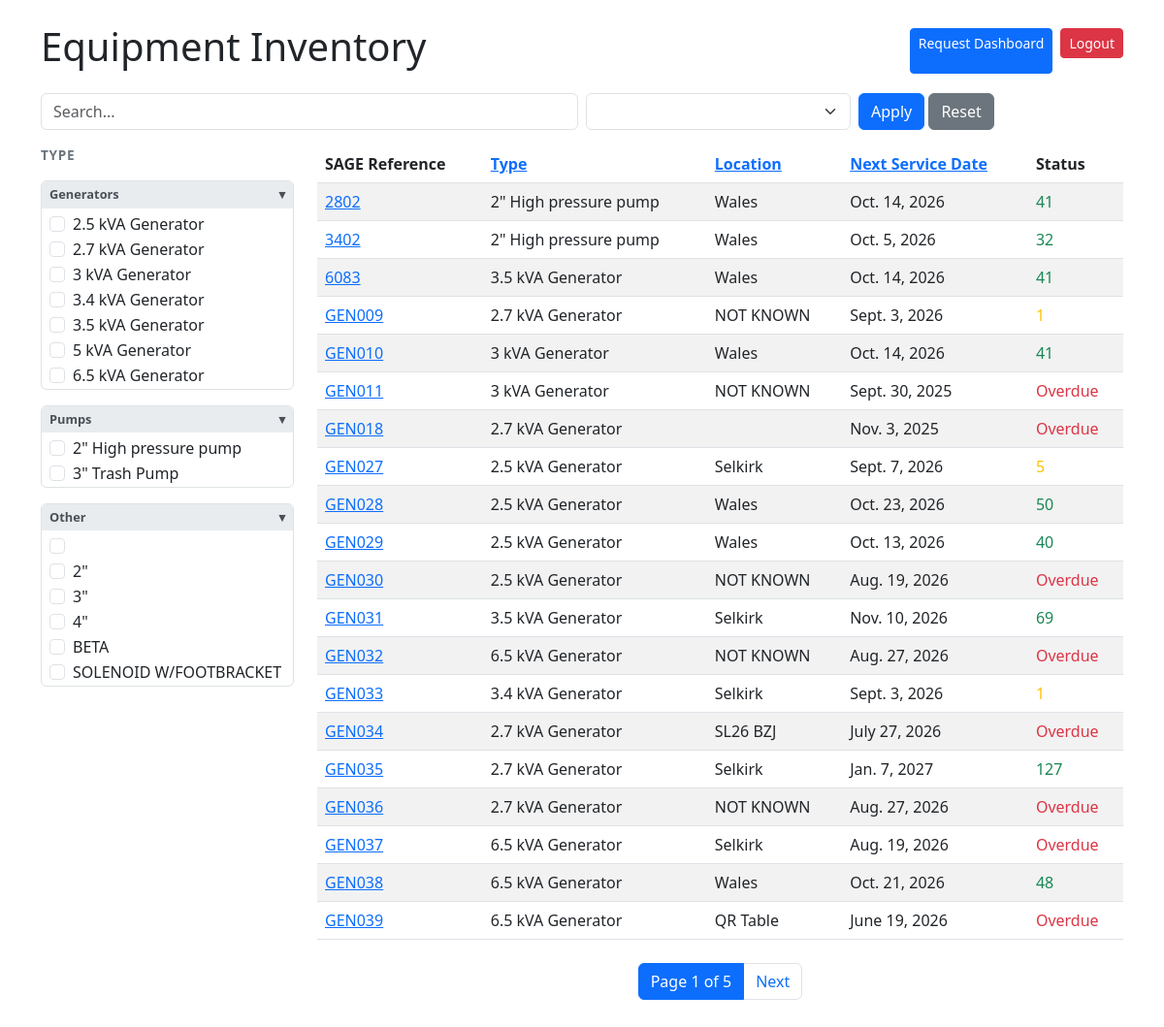
The app's page / (signed in) with its own data.
### inventory/models.py (models this page shows, shortened)
class Equipment(models.Model):
    SAGE_num = models.CharField(max_length=100, unique=True)
    type = models.CharField(max_length=200, blank=True)
    serial_number = models.CharField(max_length=200, blank=True)
    location = models.CharField(max_length=200, blank=True)
    purchase_date = models.DateField(null=True, blank=True)
    last_service = models.DateField(null=True, blank=True)
    notes = models.TextField(blank=True)
    @property
    def next_service(self):
        if self.last_service:
            return self.last_service + relativedelta(months=6)
        return None
    @property
    def days_till_service(self):
        if self.next_service:
            today = timezone.now().date()
            return (self.next_service - today).days
        return None

### inventory/views.py (the view, shortened to what this page needs)
# urls.py: path('', views.equipment_list, name='equipment_list'),
@login_required
def equipment_list(request):
    equipment = Equipment.objects.all()
    query = request.GET.get("q", "")
    location_filter = request.GET.get("location", "")
    if location_filter:
        equipment = equipment.filter(location=location_filter)
    selected_types = request.GET.getlist("type")
    if selected_types:
        equipment = equipment.filter(type__in=selected_types)
    from django.db.models import F, ExpressionWrapper, DateField
    from django.utils import timezone
    from datetime import timedelta
    equipment = equipment.annotate(
        next_service_calc=ExpressionWrapper(
            F("last_service") + timedelta(days=182),
            output_field=DateField()
        )
    )
    sort = request.GET.get("sort", "SAGE_num")  # default sort by SAGE_num
    direction = request.GET.get("direction", "asc")  # default asc
    allowed_sorts = ["SAGE_num", "type", "location", "next_service_calc"]
    if sort in allowed_sorts:
        if direction == "desc":
            equipment = equipment.order_by(f"-{sort}")
        else:
            equipment = equipment.order_by(sort)
    else:
        equipment = equipment.order_by("SAGE_num")    # fallback default
    paginator = Paginator(equipment, 20)  # 20 items per page
    page_number = request.GET.get("page")
    page_obj = paginator.get_page(page_number)    # page_number if go back to old
    locations = Equipment.objects.values_list('location', flat=True).distinct().order_by('location')
    return render(request, "inventory/equipment_list.html", {
        "page_obj": page_obj,
        "type_groups": get_type_groups(),  # get grouped types for checkboxes
        "locations": locations,
        'selected_types': selected_types, # passed back so checkboxes stay ticked
        "location_filter": location_filter,  # pass back so dropdown stays selected
        "query":           query,            # pass back so search box stays filled
    })

### inventory/views.py (called while the page is built)
def get_type_groups():
    all_types = Equipment.objects.values_list('type', flat=True).distinct().order_by('type')
    groups = {
        "Generators":    [],
        "Pumps":         [],
        "Submersibles":  [],
        "Dosing Pumps":  [],
        "Other":         [],
    }
    for t in all_types:
        t_lower = t.lower()
        if "generator" in t_lower:
            groups["Generators"].append(t)
        elif "dosing" in t_lower:
            groups["Dosing Pumps"].append(t)
        elif "sub" in t_lower:
            groups["Submersibles"].append(t)
        elif "pump" in t_lower:
            groups["Pumps"].append(t)
        else:
            groups["Other"].append(t)
    return {k: v for k, v in groups.items() if v}

### inventory/templates/inventory/equipment_list.html (shortened to what this page needs)
<link href="https://cdn.jsdelivr.net/npm/bootstrap@5.3.0/dist/css/bootstrap.min.css" rel="stylesheet">
<div class="container mt-4">
    <div class="d-flex justify-content-between align-items-center mb-3">
        <h1>Equipment Inventory</h1>
        <div class="d-flex gap-2">
            <a href="{% url 'request_dashboard' %}" class="btn btn-primary btn-sm">
                Request Dashboard
            </a>
            <form method="post" action="{% url 'logout' %}">
                <button class="btn btn-danger btn-sm">Logout</button>
            </form>
        </div>
    </div>
    <form method="get">
        <div class="row g-2 mb-3 align-items-center">
            <div class="col-md-6">
                <input type="text" name="q" class="form-control" placeholder="Search..." value="{{ request.GET.q }}">
            </div>
            <div class="col-md-3">
                <select name="location" class="form-select">
                    {% for loc in locations %}
                        <option value="{{ loc }}" {% if location_filter == loc %}selected{% endif %}>
                        </option>
                    {% endfor %}
                </select>
            </div>
            <div class="col-auto">
                <button type="submit" class="btn btn-primary">Apply</button>
                <a href="/" class="btn btn-secondary">Reset</a>
            </div>
        </div>
            <div class="row">
                <div class="col-md-3">
                    <div class="filter-group-title mb-3">Type</div>
                    {% for group_name, group_types in type_groups.items %}
                    <div class="type-group mb-3">
                        <button type="button"
                                class="group-toggle"
                                data-bs-toggle="collapse"
                                data-bs-target="#group-{{ forloop.counter }}">
                            <span>{{ group_name }}</span>
                            <span class="toggle-arrow">▾</span>
                        </button>
                        <div class="collapse show" id="group-{{ forloop.counter }}">
                            <div class="ps-2 pt-1">
                                {% for t in group_types %}
                                <div class="form-check">
                                    <input
                                        class="form-check-input"
                                        type="checkbox"
                                        name="type"
                                        value="{{ t }}"
                                        id="type_{{ t|slugify }}"
                                    >
                                    <label class="form-check-label" for="type_{{ t|slugify }}">
                                        {{ t }}
                                    </label>
                                </div>
                                {% endfor %}
                            </div>
                        </div>
                    </div>
                    {% endfor %}
                </div>
                <div class="col-md-9">
                    <table class="table table-striped table-hover">
                        <thead>
                            <tr>
                                <th>
                                    SAGE Reference
                                </th>
                                <th>
                                    <button type="button" class="sort-btn" data-sort="type">
                                        Type
                                    </button>
                                </th>
                                <th>
                                    <button type="button" class="sort-btn" data-sort="location">
                                        Location
                                    </button>
                                </th>
                                <th>
                                    <button type="button" class="sort-btn" data-sort="next_service_calc">
                                        Next Service Date
                                    </button>
                                </th>
                                <th>Status</th>
                            </tr>
                        </thead>
                        <tbody>
                            {% for item in page_obj %}
                            <tr>
                                <td>
                                    <a href="{% url 'equipment_detail' item.SAGE_num %}">
                                        {{ item.SAGE_num }}
                                    </a>
                                </td>
                                <td>{{ item.type }}</td>
                                <td>{{ item.location }}</td>
                                <td>{{ item.next_service_calc }}</td>
                                <td>
                                    {% if item.days_till_service < 0 %}
                                        <span class="text-danger">Overdue</span>
                                    {% elif item.days_till_service < 28 %}
                                        <span class="text-warning">{{ item.days_till_service }}</span>
                                    {% else %}
                                        <span class="text-success">{{ item.days_till_service }}</span>
                                    {% endif %}
                                </td>
                            </tr>
                            {% endfor %}
                        </tbody>
                    </table>
                    <nav class="mt-4">
                        <ul class="pagination justify-content-center">
                            <li class="page-item active">
                                <span class="page-link">
                                    Page {{ page_obj.number }} of {{ page_obj.paginator.num_pages }}
                                </span>
                            </li>
                            {% if page_obj.has_next %}
                                <li class="page-item">
                                    <a class="page-link" href="?{% for key,value in request.GET.items %}{% if key != 'page' %}{{ key }}={{ value }}&{% endif %}{% endfor %}page={{ page_obj.next_page_number }}">
                                        Next
                                    </a>
                                </li>
                            {% endif %}
                        </ul>
                    </nav>
                </div>
            </div>
    </form>
</div>

### inventory/templates/inventory/equipment_list.html (style rules this page uses)
table { border-collapse: collapse; width: 100%; }
th { background-color: #f2f2f2; }
td, th { padding: 10px; text-align: left; }
.filter-group-title { font-weight: 600; font-size: 0.85rem; text-transform: uppercase; letter-spacing: 0.05em; color: #6c757d; margin-bottom: 8px; }
.sort-btn { background: none; border: none; padding: 0; font-weight: bold; cursor: pointer; color: #0d6efd; text-decoration: underline; }
.type-group { border: 1px solid #dee2e6; border-radius: 6px; overflow: hidden; }
.group-toggle { display: flex; justify-content: space-between; align-items: center; width: 100%; background-color: #e9ecef; border: none; border-radius: 0; font-weight: 600; font-size: 0.8rem; padding: 4px 8px; cursor: pointer; color: #495057; }
.group-toggle .toggle-arrow { transition: transform 0.2s; }

### records on screen
Equipment: SAGE_num "2802", type "2\" High pressure pump", location "Wales", next_service_calc "Oct. 14, 2026", days_till_service "41"
Equipment: SAGE_num "3402", type "2\" High pressure pump", location "Wales", next_service_calc "Oct. 5, 2026", days_till_service "32"
Equipment: SAGE_num "6083", type "3.5 kVA Generator", location "Wales", next_service_calc "Oct. 14, 2026", days_till_service "41"
Equipment: SAGE_num "GEN009", type "2.7 kVA Generator", location "NOT KNOWN", next_service_calc "Sept. 3, 2026", days_till_service "1"
Equipment: SAGE_num "GEN010", type "3 kVA Generator", location "Wales", next_service_calc "Oct. 14, 2026", days_till_service "41"
Equipment: SAGE_num "GEN011", type "3 kVA Generator", location "NOT KNOWN", next_service_calc "Sept. 30, 2025", last_service "Overdue"
Equipment: SAGE_num "GEN018", type "2.7 kVA Generator", next_service_calc "Nov. 3, 2025", last_service "Overdue"
Equipment: SAGE_num "GEN027", type "2.5 kVA Generator", location "Selkirk", next_service_calc "Sept. 7, 2026", days_till_service "5"
Equipment: SAGE_num "GEN028", type "2.5 kVA Generator", location "Wales", next_service_calc "Oct. 23, 2026", days_till_service "50"
Equipment: SAGE_num "GEN029", type "2.5 kVA Generator", location "Wales", next_service_calc "Oct. 13, 2026", days_till_service "40"
Equipment: SAGE_num "GEN030", type "2.5 kVA Generator", location "NOT KNOWN", next_service_calc "Aug. 19, 2026", last_service "Overdue"
Equipment: SAGE_num "GEN031", type "3.5 kVA Generator", location "Selkirk", next_service_calc "Nov. 10, 2026", days_till_service "69"
Equipment: SAGE_num "GEN032", type "6.5 kVA Generator", location "NOT KNOWN", next_service_calc "Aug. 27, 2026", last_service "Overdue"
Equipment: SAGE_num "GEN033", type "3.4 kVA Generator", location "Selkirk", next_service_calc "Sept. 3, 2026", days_till_service "1"
Equipment: SAGE_num "GEN034", type "2.7 kVA Generator", location "SL26 BZJ", next_service_calc "July 27, 2026", last_service "Overdue"
Equipment: SAGE_num "GEN035", type "2.7 kVA Generator", location "Selkirk", next_service_calc "Jan. 7, 2027", days_till_service "127"
Equipment: SAGE_num "GEN036", type "2.7 kVA Generator", location "NOT KNOWN", next_service_calc "Aug. 27, 2026", last_service "Overdue"
Equipment: SAGE_num "GEN037", type "6.5 kVA Generator", location "Selkirk", next_service_calc "Aug. 19, 2026", last_service "Overdue"
Equipment: SAGE_num "GEN038", type "6.5 kVA Generator", location "Wales", next_service_calc "Oct. 21, 2026", days_till_service "48"
Equipment: SAGE_num "GEN039", type "6.5 kVA Generator", location "QR Table", next_service_calc "June 19, 2026", last_service "Overdue"

### other values on screen
{{ group_name }} "Generators" "Pumps" "Other"
{{ t }} "2.5 kVA Generator" "2.7 kVA Generator" "3 kVA Generator" "3.4 kVA Generator" "3.5 kVA Generator" "5 kVA Generator" "6.5 kVA Generator" "2\" High pressure pump" "3\" Trash Pump" "2\"" "3\"" "4\"" "BETA" "SOLENOID W/FOOTBRACKET"
{{ page_obj.number }} "1"
{{ page_obj.paginator.num_pages }} "5"
